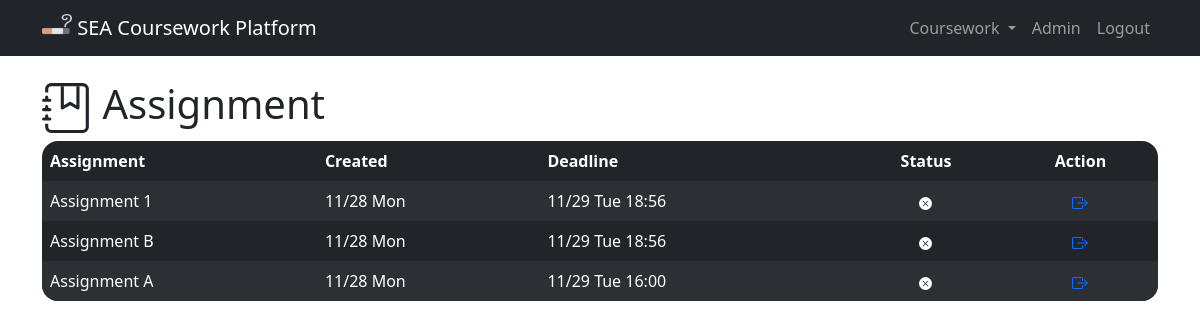
Page / (signed in) on the earlier database version.
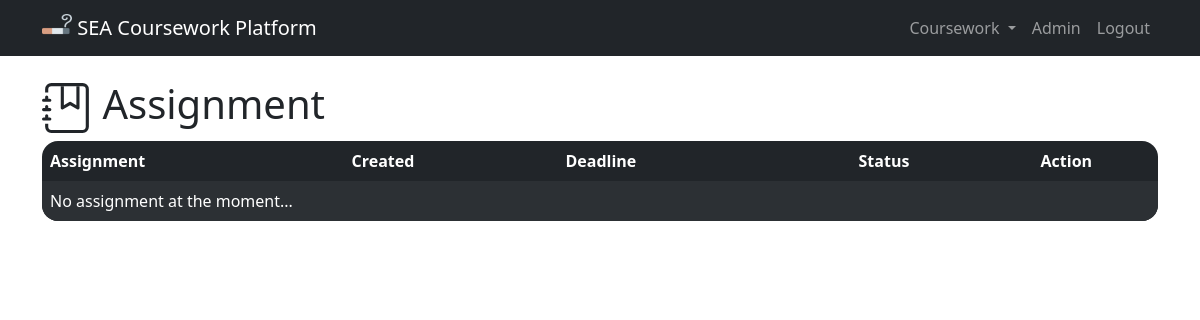
Same page on the later database version.
### coursework/models.py (models this page shows)
class User(AbstractUser):
    STATUS = (
        ("Student", "Student"),
        ("Teaching Assistant", "Teaching Assistant"),
        ("Teacher", "Teacher")
    )
    status = models.CharField(
        max_length=18,
        choices=STATUS,
        default="Student"
    )
    is_email_verified = models.BooleanField(default=False)

class Assignment(models.Model):
    coursework = models.ForeignKey(
        Coursework,
        on_delete=models.PROTECT,
        related_name="assignment"
    )
    title = models.CharField(max_length=128)
    created_on = models.DateTimeField(auto_now_add=True)
    deadline = models.DateTimeField()
    def __str__(self):
        return self.title
    class Meta:
        ordering = ["-created_on"]

### coursework/views.py (the view)
# urls.py: path("", views.index, name="index"),
@login_required
def index(request):
    return render(request, "coursework/index.html", {
        "assignments": Assignment.objects.filter(coursework__taken_person=request.user)
    })

### coursework/models.py (called while the page is built)
    def __str__(self):
        return self.name

### coursework/templates/coursework/index.html (shortened to what this page needs)
{% extends "coursework/layout.html" %}
{% block body %}
<h1>
  Assignment
</h1>
<table class="table table-dark table-striped table-hover table-borderless">
  <thead>
    <tr>
      <th scope="col">Assignment</th>
      <th scope="col">Created</th>
      <th scope="col">Deadline</th>
      <th scope="col" class="text-center">Status</th>
      <th scope="col" class="text-center">Action</th>
    </tr>
  </thead>
  <tbody>
    {% for assignment in assignments %}
    <tr>
      <td>{{ assignment }}</td>
      <td>{{ assignment.created_on|date:'n/d D' }}</td>
      <td>{{ assignment.deadline|date:'n/d D G:i' }}</td>
      <td class="text-center">
      </td>
      <td class="text-center">
        <a href="{% url 'assignment_view' assignment.coursework.id assignment.id %}">
        </a>
      </td>
    </tr>
    {% empty %}
    <tr>
      <td colspan="5">No assignment at the moment...</td>
    </tr>
    {% endfor %}
  </tbody>
</table>
{% endblock %}

### coursework/templates/coursework/layout.html (shortened to what this page needs)
{% load static %}
<!DOCTYPE html>
<html lang="en">
<head>
  <link href="https://cdn.jsdelivr.net/npm/bootstrap@5.2.3/dist/css/bootstrap.min.css" rel="stylesheet"
>
  <link rel="stylesheet" href="{% static 'coursework/styles.css' %}">
</head>
<body>
  <nav class="navbar navbar-expand-lg navbar-dark bg-dark fixed-top">
    <div class="container">
      <a class="navbar-brand" href="{% url 'index' %}">
        <img src="{% static 'coursework/favicon.ico' %}" alt="Logo" width="30" height="24"
          class="d-inline-block align-text-top">
        SEA Coursework Platform
      </a>
      <div class="collapse navbar-collapse" id="navbarSupportedContent">
        <ul class="navbar-nav">
          {% if user.is_authenticated %}
          <li class="nav-item dropdown">
            <a class="nav-link dropdown-toggle" href="#" role="button" data-bs-toggle="dropdown" aria-expanded="false">
              Coursework
            </a>
          </li>
          <li class="nav-item"><a class="nav-link" href="#">{{ user.last_name }}{{ user.first_name }}</a></li>
          <li class="nav-item"><a class="nav-link" href="{% url 'logout' %}">Logout</a></li>
          {% else %}
          <li class="nav-item"><a class="nav-link" href="{% url 'register' %}">Register</a></li>
          <li class="nav-item"><a class="nav-link" href="{% url 'login' %}">Login</a></li>
          {% endif %}
        </ul>
      </div>
    </div>
  </nav>
  <div class="container dodge-nav">
    {% block body %}
    {% endblock %}
  </div>
</body>
</html>

### coursework/static/coursework/styles.css (style rules this page uses)
.dodge-nav { margin-top: 5rem; }
th:first-child { border-top-left-radius: 1rem; }
th:last-child { border-top-right-radius: 1rem; }
tr:last-child td:first-child { border-bottom-left-radius: 1rem; }
tr:last-child td:last-child { border-bottom-right-radius: 1rem; }

Differences in the rows shown:
removed Assignment: title "Assignment 1", created_on "11/28 Mon", deadline "11/29 Tue 18:56"
removed Assignment: title "Assignment B", created_on "11/28 Mon", deadline "11/29 Tue 18:56"
removed Assignment: title "Assignment A", created_on "11/28 Mon", deadline "11/29 Tue 16:00"
Other differences:
text now shown: "No assignment at the moment..."
